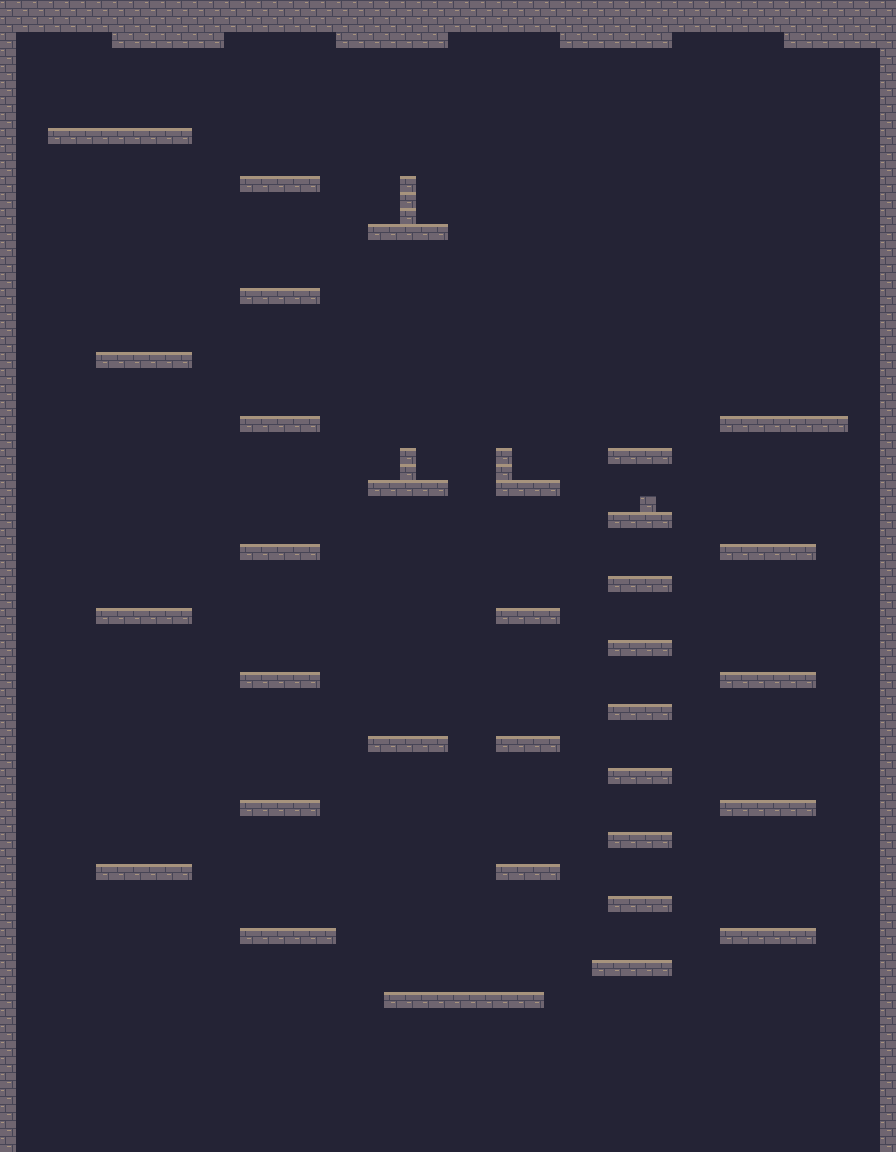

Below is a game level as drawn by its tile map, then a one-line description and the .tmx that defines it (tile-layer data replaced by summaries):
An orthogonal 56x72 tile map with 16x16 px tiles, 2 tile layers (Terreno, PrimerPlano), 2 hidden layers not drawn and 11 objects (9x SpikeTrap, Spawn, Exit).

<map version="1.10" tiledversion="1.12.2" orientation="orthogonal" renderorder="right-down" width="56" height="72" tilewidth="16" tileheight="16" infinite="0" backgroundcolor="#242335" nextlayerid="9" nextobjectid="135">
 <properties>
  <property name="difficulty" value="hard" />
  <property name="fallback_death_y" type="int" value="1184" />
  <property name="jump_height_px" type="int" value="48" />
  <property name="jump_range_px" type="int" value="96" />
  <property name="jump_time_seconds" type="float" value="0.6" />
  <property name="next_map" value="" />
  <property name="required_ability" value="jump" />
  <property name="run_speed_px_s" type="int" value="160" />
  <property name="status" value="prototype_pending_character_playtest" />
  <property name="title" value="Bajo la piramide" />
 </properties>
 <tileset firstgid="1" source="../tilesets/desierto.tsx" />
 <layer id="1" name="Fondo" width="56" height="72" visible="0">
  <properties>
   <property name="collision" type="bool" value="false" />
  </properties>
  <data>[4032 cells, 4032 non-empty, 2 distinct tile ids]</data>
 </layer>
 <layer id="2" name="Terreno" width="56" height="72">
  <properties>
   <property name="collision" type="bool" value="true" />
  </properties>
  <data>[4032 cells, 457 non-empty, 2 distinct tile ids]</data>
 </layer>
 <layer id="3" name="Decoracion" width="56" height="72" visible="0">
  <properties>
   <property name="collision" type="bool" value="false" />
  </properties>
  <data>[4032 cells, 103 non-empty, 7 distinct tile ids]</data>
 </layer>
 <layer id="4" name="PrimerPlano" width="56" height="72">
  <properties>
   <property name="collision" type="bool" value="false" />
  </properties>
  <data>[4032 cells, 7 non-empty, 1 distinct tile ids]</data>
 </layer>
 <objectgroup color="#74d5c7" id="5" name="Gameplay">
  <object id="1" name="INICIO" type="Spawn" x="80" y="128">
   <properties>
    <property name="anchor" value="feet_center" />
    <property name="facing" value="right" />
   </properties>
   <point />
  </object>
  <object id="2" name="FINAL" type="Exit" x="800" y="384" width="16" height="32">
   <properties>
    <property name="completes_game" type="bool" value="true" />
    <property name="next_map" value="" />
   </properties>
  </object>
 </objectgroup>
 <objectgroup color="#74d5c7" id="6" visible="0" />
 <objectgroup color="#ffda83" id="7" visible="0" />
 <objectgroup color="#f38879" id="8" name="Pinchos_de_recorrido">
  <object id="91" name="PINCHOS_01" type="SpikeTrap" x="432" y="208" width="16" height="16">
   <properties>
    <property name="always_active" type="bool" value="true" />
    <property name="damage_mode" value="respawn" />
    <property name="enemy" type="bool" value="false" />
   </properties>
  </object>
  <object id="92" name="PINCHOS_02" type="SpikeTrap" x="240" y="400" width="16" height="16">
   <properties>
    <property name="always_active" type="bool" value="true" />
    <property name="damage_mode" value="respawn" />
    <property name="enemy" type="bool" value="false" />
   </properties>
  </object>
  <object id="93" name="PINCHOS_03" type="SpikeTrap" x="432" y="464" width="16" height="16">
   <properties>
    <property name="always_active" type="bool" value="true" />
    <property name="damage_mode" value="respawn" />
    <property name="enemy" type="bool" value="false" />
   </properties>
  </object>
  <object id="94" name="PINCHOS_04" type="SpikeTrap" x="240" y="656" width="16" height="16">
   <properties>
    <property name="always_active" type="bool" value="true" />
    <property name="damage_mode" value="respawn" />
    <property name="enemy" type="bool" value="false" />
   </properties>
  </object>
  <object id="95" name="PINCHOS_05" type="SpikeTrap" x="304" y="784" width="16" height="16">
   <properties>
    <property name="always_active" type="bool" value="true" />
    <property name="damage_mode" value="respawn" />
    <property name="enemy" type="bool" value="false" />
   </properties>
  </object>
  <object id="96" name="PINCHOS_06" type="SpikeTrap" x="464" y="976" width="32" height="16">
   <properties>
    <property name="always_active" type="bool" value="true" />
    <property name="damage_mode" value="respawn" />
    <property name="enemy" type="bool" value="false" />
   </properties>
  </object>
  <object id="97" name="PINCHOS_07" type="SpikeTrap" x="800" y="912" width="16" height="16">
   <properties>
    <property name="always_active" type="bool" value="true" />
    <property name="damage_mode" value="respawn" />
    <property name="enemy" type="bool" value="false" />
   </properties>
  </object>
  <object id="98" name="PINCHOS_08" type="SpikeTrap" x="800" y="656" width="16" height="16">
   <properties>
    <property name="always_active" type="bool" value="true" />
    <property name="damage_mode" value="respawn" />
    <property name="enemy" type="bool" value="false" />
   </properties>
  </object>
  <object id="99" name="PINCHOS_09" type="SpikeTrap" x="800" y="528" width="16" height="16">
   <properties>
    <property name="always_active" type="bool" value="true" />
    <property name="damage_mode" value="respawn" />
    <property name="enemy" type="bool" value="false" />
   </properties>
  </object>
 </objectgroup>
</map>
